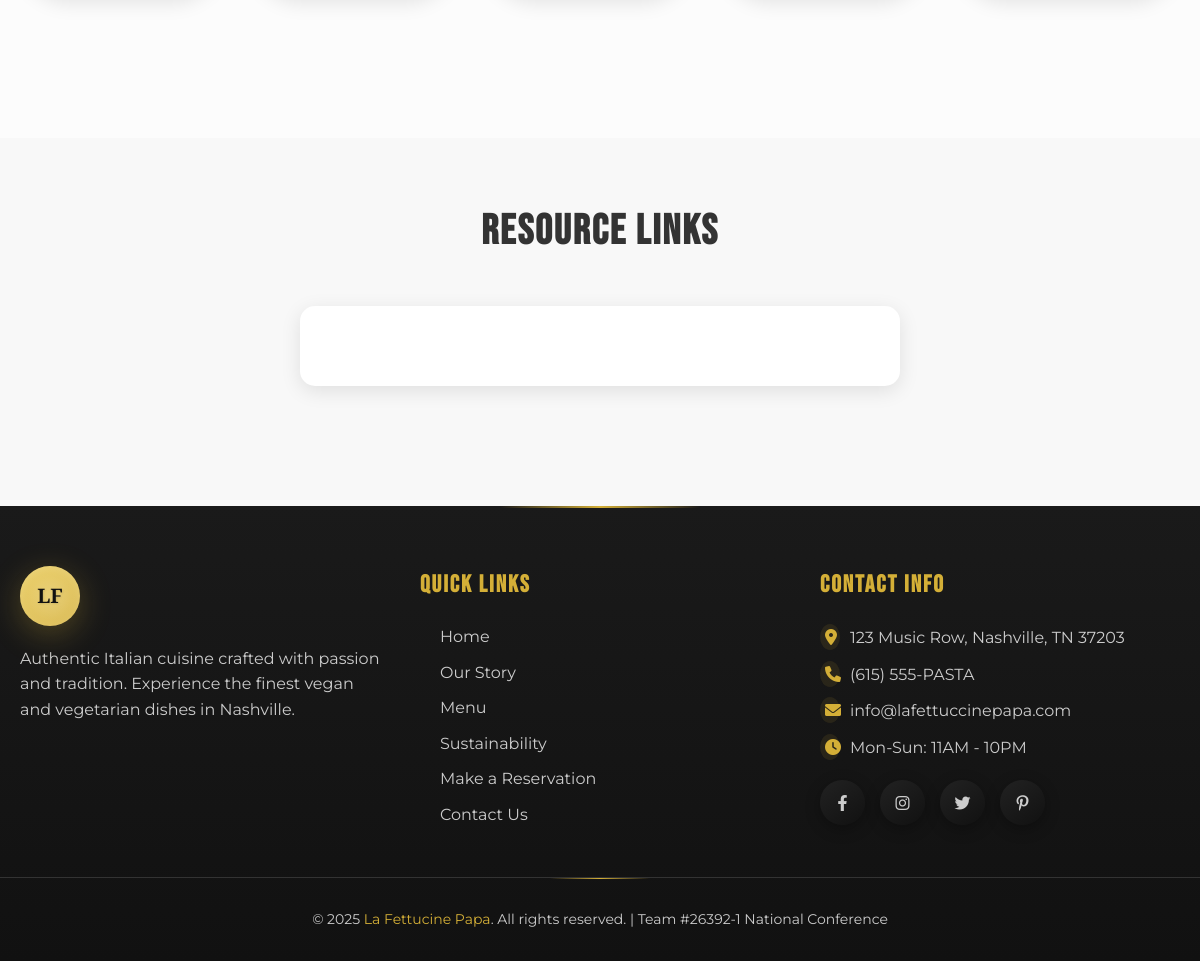
Page /references/ (lower part) on the earlier database version.
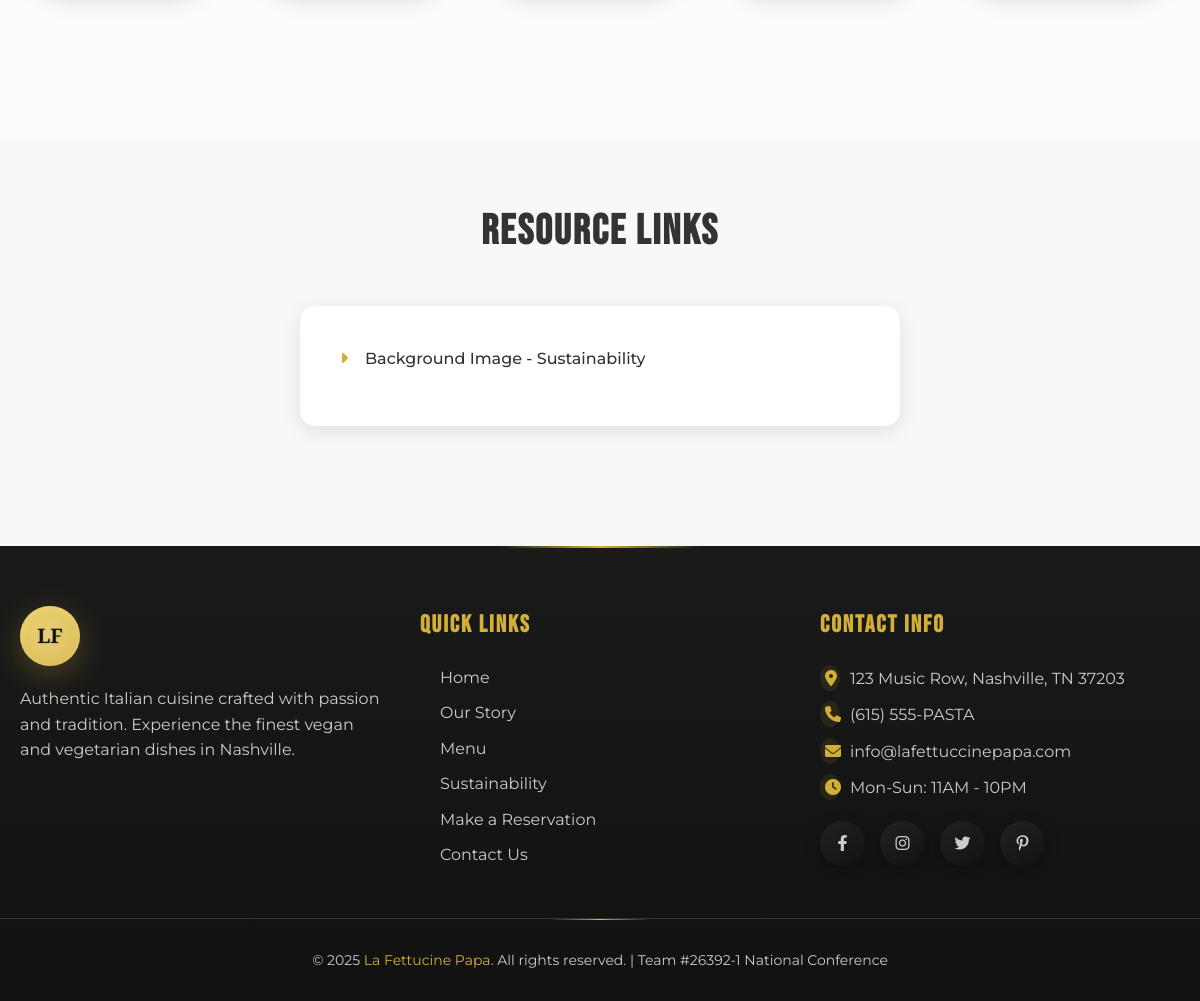
Same page on the later database version.
### reference/models.py (models this page shows)
class Listing(models.Model):
    title = models.CharField(max_length=200, blank=True)
    link = models.TextField(blank=True)

### restaurant/views.py (the view)
# urls.py: path('references/', views.references, name='references'),
def references(request):
    listings = Listing.objects.all()
    return render(request, 'ref.html', {'listings': listings})

### templates/ref.html (shortened to what this page needs)
<!DOCTYPE html>
<html lang="en">
<head>
    <link rel="stylesheet" href="https://cdnjs.cloudflare.com/ajax/libs/font-awesome/6.0.0/css/all.min.css">
</head>
<body>
    <section class="references">
    </section>
    <section class="links-section">
        <div class="links-container">
            <h2 class="links-title">Resource Links</h2>
            <div class="resource-links">
                <ul class="links-list">
                    {% for listing in listings %}
                        <li><a href="{{ listing.link }}" target="_blank">{{ listing.title }}</a></li>
                    {% endfor %}
                </ul>
            </div>
        </div>
    </section>
    <footer>
        <div class="footer-container">
            <div class="footer-section">
                <div class="logo">
                    <div class="logo-circle">
                        <div class="initials">LF</div>
                    </div>
                </div>
                <p style="margin-top: 20px;">Authentic Italian cuisine crafted with passion and tradition. Experience the finest vegan and vegetarian dishes in Nashville.</p>
            </div>
             <div class="footer-section">
                <h3>Quick Links</h3>
                <ul class="footer-links">
                    <li><a href="/">Home</a></li>
                    <li><a href="/about/">Our Story</a></li>
                    <li><a href="/menu/">Menu</a></li>
                    <li><a href="/sustainability/">Sustainability</a></li>
                    <li><a href="/reservations/">Make a Reservation</a></li>
                    <li><a href="/contact/">Contact Us</a></li>
                </ul>
            </div>
            <div class="footer-section">
                <h3>Contact Info</h3>
                <div class="contact-info">
                    <p><i class="fas fa-map-marker-alt"></i>123 Music Row, Nashville, TN 37203</p>
                    <p><i class="fas fa-phone"></i>(615) 555-PASTA</p>
                    <p><i class="fas fa-envelope"></i>info@lafettuccinepapa.com</p>
                    <p><i class="fas fa-clock"></i>Mon-Sun: 11AM - 10PM</p>
                </div>
                <div class="social-links">
                   <a href="https://facebook.com" class="social-link" style="text-decoration: none;"><i class="fab fa-facebook-f"></i></a>
                    <a href="https://instagram.com" class="social-link" style="text-decoration: none;"><i class="fab fa-instagram"></i></a>
                    <a href="https://x.com" class="social-link" style="text-decoration: none;"><i class="fab fa-twitter"></i></a>
                    <a href="https://pinterest.com" class="social-link" style="text-decoration: none;"><i class="fab fa-pinterest-p"></i></a>
                </div>
            </div>
        </div>
        <div class="copyright">
            <p>&copy; 2025 <a href="/">La Fettucine Papa</a>. All rights reserved. | Team #26392-1 National Conference</p>
        </div>
    </footer>
</body>
</html>

Differences in the rows shown:
added Listing: title "Background Image - Sustainability"
